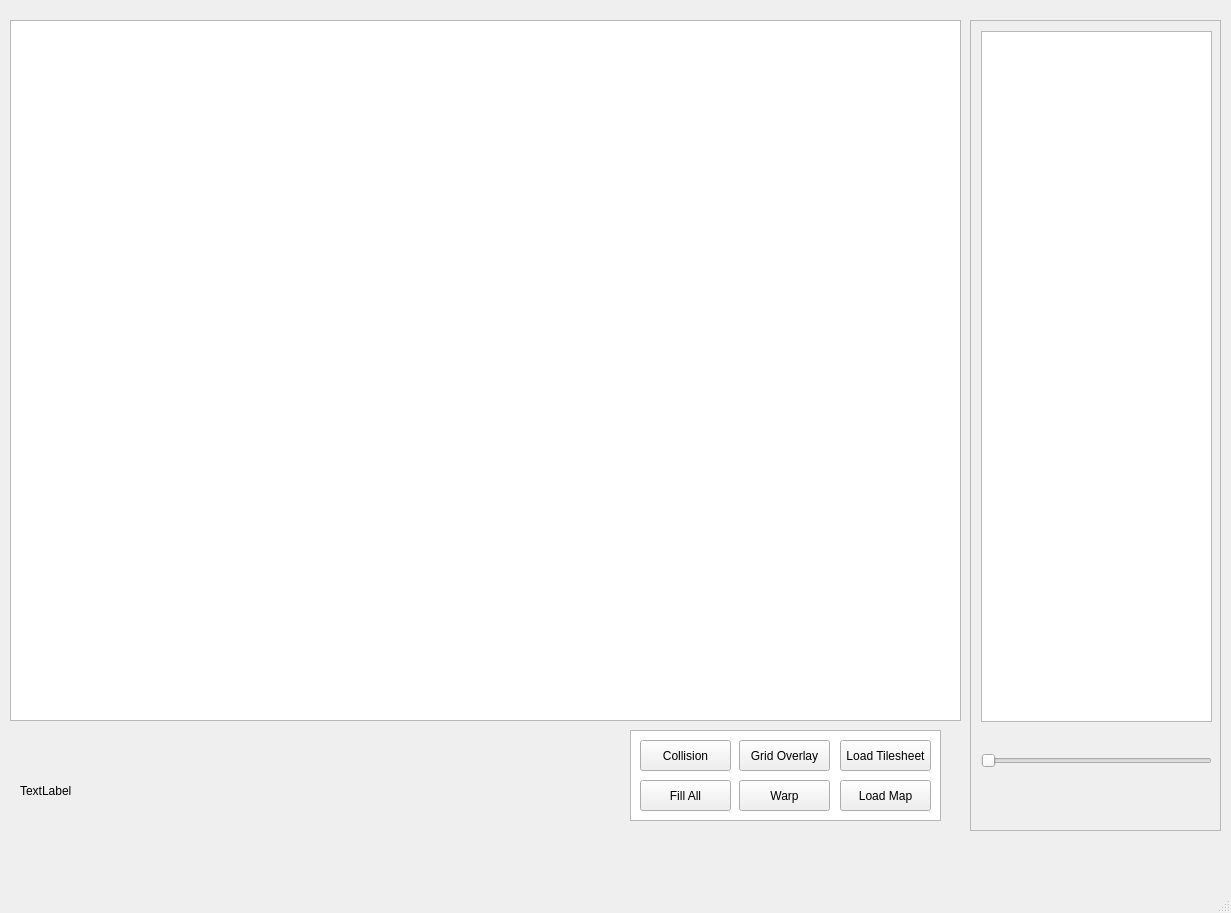
<?xml version="1.0" encoding="UTF-8"?>
<ui version="4.0">
 <class>MainWindow</class>
 <widget class="QMainWindow" name="MainWindow">
  <property name="geometry">
   <rect>
    <x>0</x>
    <y>0</y>
    <width>1231</width>
    <height>913</height>
   </rect>
  </property>
  <property name="windowTitle">
   <string>MainWindow</string>
  </property>
  <widget class="QWidget" name="centralwidget">
   <widget class="QListWidget" name="listWidget">
    <property name="geometry">
     <rect>
      <x>630</x>
      <y>730</y>
      <width>311</width>
      <height>91</height>
     </rect>
    </property>
   </widget>
   <widget class="QPushButton" name="collisionPushButton">
    <property name="geometry">
     <rect>
      <x>640</x>
      <y>740</y>
      <width>91</width>
      <height>31</height>
     </rect>
    </property>
    <property name="text">
     <string>Collision</string>
    </property>
   </widget>
   <widget class="QPushButton" name="pushButton_2">
    <property name="geometry">
     <rect>
      <x>739</x>
      <y>740</y>
      <width>91</width>
      <height>31</height>
     </rect>
    </property>
    <property name="text">
     <string>Grid Overlay</string>
    </property>
   </widget>
   <widget class="QPushButton" name="loadTilesheetPushButton">
    <property name="geometry">
     <rect>
      <x>840</x>
      <y>740</y>
      <width>91</width>
      <height>31</height>
     </rect>
    </property>
    <property name="text">
     <string>Load Tilesheet</string>
    </property>
   </widget>
   <widget class="QPushButton" name="fillAllButton">
    <property name="geometry">
     <rect>
      <x>640</x>
      <y>780</y>
      <width>91</width>
      <height>31</height>
     </rect>
    </property>
    <property name="text">
     <string>Fill All</string>
    </property>
   </widget>
   <widget class="QPushButton" name="pushButton_5">
    <property name="geometry">
     <rect>
      <x>739</x>
      <y>780</y>
      <width>91</width>
      <height>31</height>
     </rect>
    </property>
    <property name="text">
     <string>Warp</string>
    </property>
   </widget>
   <widget class="QPushButton" name="pushButton_6">
    <property name="geometry">
     <rect>
      <x>840</x>
      <y>780</y>
      <width>91</width>
      <height>31</height>
     </rect>
    </property>
    <property name="text">
     <string>Load Map</string>
    </property>
   </widget>
   <widget class="QGraphicsView" name="graphicsView_3">
    <property name="geometry">
     <rect>
      <x>10</x>
      <y>20</y>
      <width>951</width>
      <height>701</height>
     </rect>
    </property>
   </widget>
   <widget class="QScrollArea" name="scrollArea">
    <property name="geometry">
     <rect>
      <x>970</x>
      <y>20</y>
      <width>251</width>
      <height>811</height>
     </rect>
    </property>
    <property name="widgetResizable">
     <bool>true</bool>
    </property>
    <widget class="QWidget" name="scrollAreaWidgetContents">
     <property name="geometry">
      <rect>
       <x>0</x>
       <y>0</y>
       <width>249</width>
       <height>809</height>
      </rect>
     </property>
     <widget class="QGraphicsView" name="graphicsView">
      <property name="geometry">
       <rect>
        <x>10</x>
        <y>10</y>
        <width>231</width>
        <height>691</height>
       </rect>
      </property>
     </widget>
     <widget class="QSlider" name="horizontalSlider">
      <property name="geometry">
       <rect>
        <x>10</x>
        <y>730</y>
        <width>231</width>
        <height>20</height>
       </rect>
      </property>
      <property name="orientation">
       <enum>Qt::Horizontal</enum>
      </property>
     </widget>
    </widget>
   </widget>
   <widget class="QLabel" name="label">
    <property name="geometry">
     <rect>
      <x>20</x>
      <y>740</y>
      <width>361</width>
      <height>101</height>
     </rect>
    </property>
    <property name="text">
     <string>TextLabel</string>
    </property>
   </widget>
  </widget>
  <widget class="QMenuBar" name="menubar">
   <property name="geometry">
    <rect>
     <x>0</x>
     <y>0</y>
     <width>1231</width>
     <height>21</height>
    </rect>
   </property>
  </widget>
  <widget class="QStatusBar" name="statusbar"/>
 </widget>
 <resources/>
 <connections/>
</ui>
